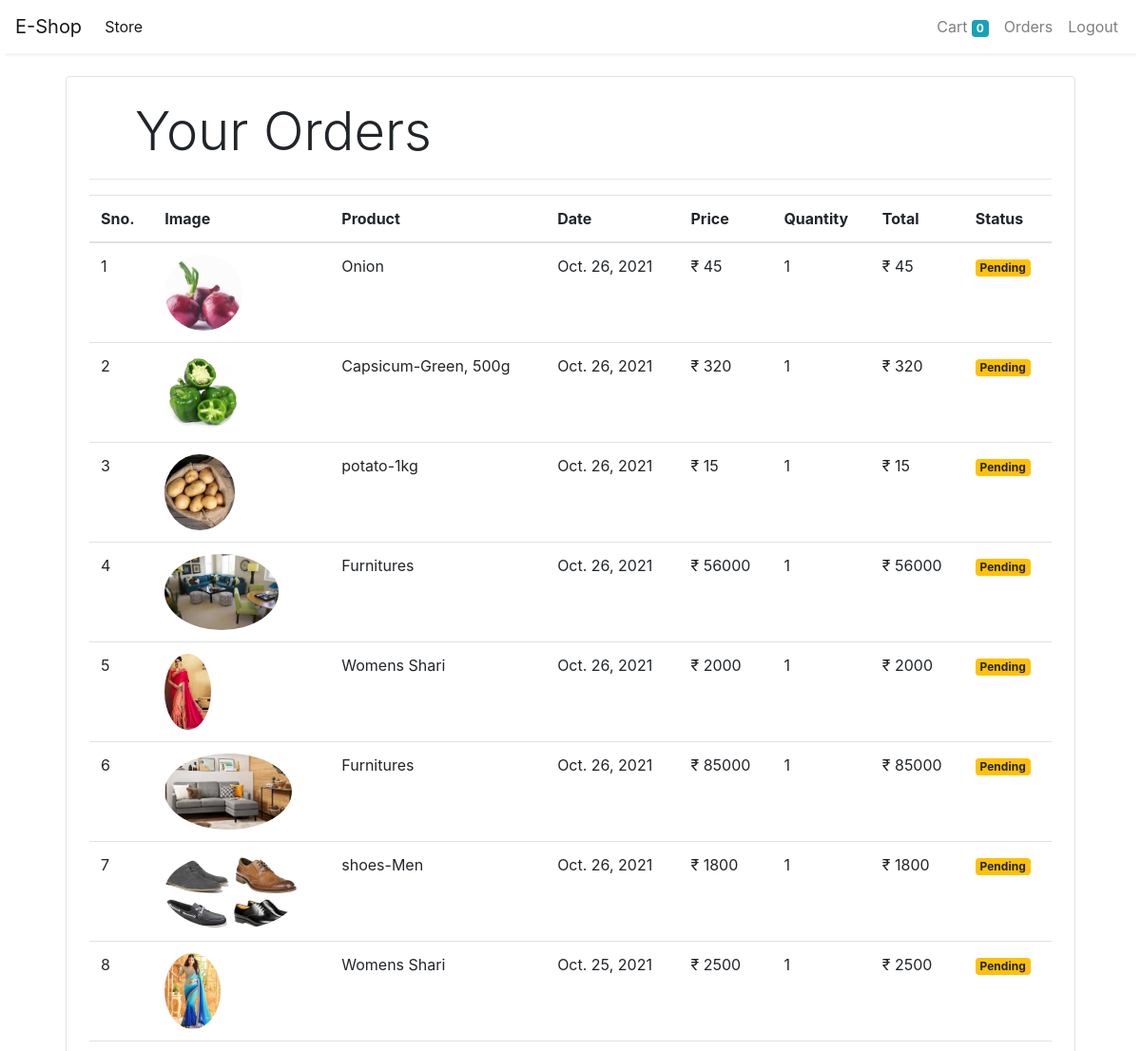
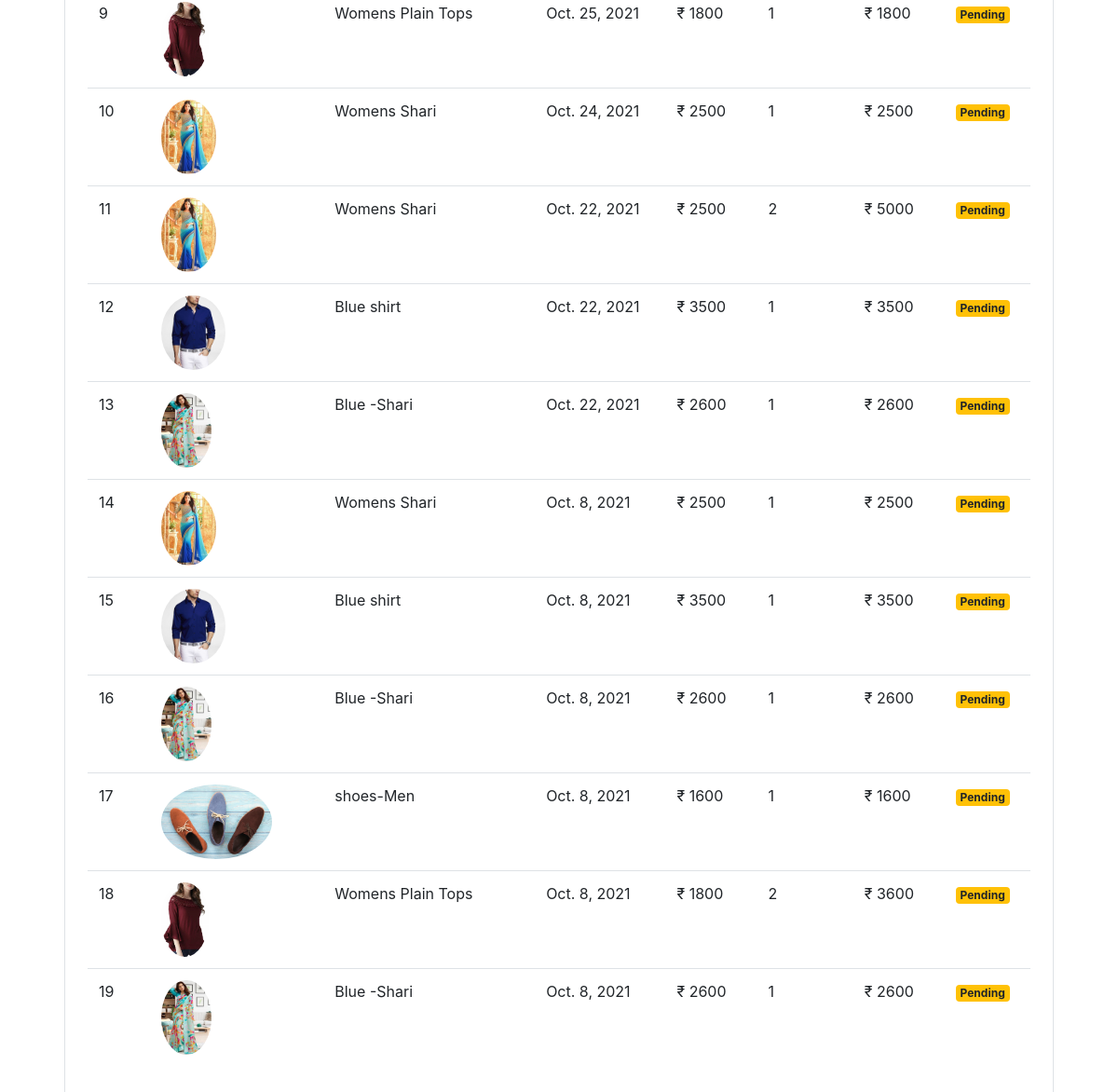
/orders (signed in), run on the app's committed database (2 pictures, top to bottom).
### store/models/orders.py (models this page shows, shortened)
class Order(models.Model):
    product = models.ForeignKey(Product,
                                on_delete=models.CASCADE)
    customer = models.ForeignKey(Customer,
                                 on_delete=models.CASCADE)
    quantity = models.IntegerField(default=1)
    price = models.IntegerField()
    address = models.CharField(max_length=50, default='', blank=True)
    phone = models.CharField(max_length=50, default='', blank=True)
    date = models.DateField(default=datetime.datetime.today)
    status = models.BooleanField(default=False)
    @staticmethod
    def get_orders_by_customer(customer_id):
        return Order.objects.filter(customer=customer_id).order_by('-date')

### store/models/product.py (models this page shows, shortened)
class Product(models.Model):
    name = models.CharField(max_length=50)
    price = models.IntegerField(default=0)
    category = models.ForeignKey(Category, on_delete=models.CASCADE, default=1)
    description = models.CharField(max_length=200, default='' , null=True , blank=True)
    image = models.ImageField(upload_to='uploads/products/')

### store/middlewares/auth.py (the view)
    def middleware(request):
        print(request.session.get('customer'))
        returnUrl = request.META['PATH_INFO']
        print(request.META['PATH_INFO'])
        if not request.session.get('customer'):
           return redirect(f'login?return_url={returnUrl}')
        response = get_response(request)
        return response

### store/templatetags/custom_filter.py (called while the page is built)
@register.filter(name='currency')
def currency(number):
    return "₹ "+str(number)

@register.filter(name='multiply')
def multiply(number , number1):
    return number * number1

### store/views/orders.py (called while the page is built)
    def get(self , request ):
        customer = request.session.get('customer')
        orders = Order.get_orders_by_customer(customer)
        print(orders)
        return render(request , 'orders.html'  , {'orders' : orders})

### store/templates/orders.html
{% extends 'base.html' %}
{% block content %}
{% load cart %}
{% load custom_filter %}
<div class="container">
   <div class="border rounded p-4 m-4">
        <p class="display-4 pl-4 ml-4">Your Orders</p>
        <hr>
        <table class="table">
            <thead>
                <tr>
                    <th>Sno.</th>
                    <th>Image</th>
                    <th>Product</th>
                    <th>Date</th>
                    <th>Price</th>
                    <th>Quantity</th>
                    <th>Total</th>
                    <th>Status</th>
                </tr>
            </thead>
            <tbody>
                {% for order in orders %}
                <tr>
                    <td>{{forloop.counter}}</td>
                    <td><img style="height: 80px;" class="rounded-circle" src="{{order.product.image.url}}" alt=""></td>
                    <td>{{order.product.name}}</td>
                    <td>{{order.date}}</td>
                    <td>{{order.price|currency}}</td>
                    <td>{{order.quantity}}</td>
                    <td>{{order.quantity|multiply:order.price|currency}}</td>
                    {% if order.status %}
                    <td><small class="badge badge-success">Completed</small></td>
                    {%else%}
                    <td><small class="badge badge-warning">Pending</small></td>
                    {% endif %}
                </tr>
                {% endfor %}
            </tbody>
        </table>
   </div>
</div>
{% endblock %}

### store/templates/base.html (shortened to what this page needs)
<!doctype html>
<html lang="en">
<head>
  <link rel="stylesheet" href="https://maxcdn.bootstrapcdn.com/bootstrap/4.0.0/css/bootstrap.min.css"
>
</head>
<body>
  <nav class="one-edge-shadow
  sticky-top navbar
  navbar-expand-lg
   navbar-light bg-white">
    <a class="navbar-brand" href="/">E-Shop</a>
    <div class="collapse navbar-collapse" id="navbarSupportedContent">
      <ul class="navbar-nav mr-auto">
        <li class="nav-item active">
          <a class="nav-link" href="/store">Store <span class="sr-only">(current)</span></a>
        </li>
      </ul>
      <ul class=" navbar-nav my-2 my-lg-0">
        <li class="nav-item ">
          <a class="nav-link" href="/cart">Cart
            <span class="badge badge-info">{{request.session.cart.keys|length}}</span>
            <span class="sr-only">(current)</span></a>
        </li>
        {% if request.session.customer %}
        <li class="nav-item ">
          <a class="nav-link" href="/orders">Orders<span class="sr-only">(current)</span></a>
        </li>
        <li class="nav-item ">
          <a class="nav-link" href="/logout">Logout<span class="sr-only">(current)</span></a>
        </li>
        {% endif %}
      </ul>
    </div>
  </nav>
    {% block content %}{% endblock %}
</body>
</html>

### store/templates/base.html (style rules this page uses)
nav { background-color: white; }
.one-edge-shadow { box-shadow: 0 8px 2px -5px rgb(246, 245, 245); }

### data on the page
Order: product.image (picture), product.name "Onion", date "Oct. 26, 2021", price "₹ 45", quantity "1", quantity|multiply "₹ 45", status "Pending"
Order: product.image (picture), product.name "Capsicum-Green, 500g", date "Oct. 26, 2021", price "₹ 320", quantity "1", quantity|multiply "₹ 320", status "Pending"
Order: product.image (picture), product.name "potato-1kg", date "Oct. 26, 2021", price "₹ 15", quantity "1", quantity|multiply "₹ 15", status "Pending"
Order: product.image (picture), product.name "Furnitures", date "Oct. 26, 2021", price "₹ 56000", quantity "1", quantity|multiply "₹ 56000", status "Pending"
Order: product.image (picture), product.name "Womens Shari", date "Oct. 26, 2021", price "₹ 2000", quantity "1", quantity|multiply "₹ 2000", status "Pending"
Order: product.image (picture), product.name "Furnitures", date "Oct. 26, 2021", price "₹ 85000", quantity "1", quantity|multiply "₹ 85000", status "Pending"
Order: product.image (picture), product.name "shoes-Men", date "Oct. 26, 2021", price "₹ 1800", quantity "1", quantity|multiply "₹ 1800", status "Pending"
Order: product.image (picture), product.name "Womens Shari", date "Oct. 25, 2021", price "₹ 2500", quantity "1", quantity|multiply "₹ 2500", status "Pending"
Order: product.image (picture), product.name "Womens Plain Tops", date "Oct. 25, 2021", price "₹ 1800", quantity "1", quantity|multiply "₹ 1800", status "Pending"
Order: product.image (picture), product.name "Womens Shari", date "Oct. 24, 2021", price "₹ 2500", quantity "1", quantity|multiply "₹ 2500", status "Pending"
Order: product.image (picture), product.name "Womens Shari", date "Oct. 22, 2021", price "₹ 2500", quantity "2", quantity|multiply "₹ 5000", status "Pending"
Order: product.image (picture), product.name "Blue shirt", date "Oct. 22, 2021", price "₹ 3500", quantity "1", quantity|multiply "₹ 3500", status "Pending"
Order: product.image (picture), product.name "Blue -Shari", date "Oct. 22, 2021", price "₹ 2600", quantity "1", quantity|multiply "₹ 2600", status "Pending"
Order: product.image (picture), product.name "Womens Shari", date "Oct. 8, 2021", price "₹ 2500", quantity "1", quantity|multiply "₹ 2500", status "Pending"
Order: product.image (picture), product.name "Blue shirt", date "Oct. 8, 2021", price "₹ 3500", quantity "1", quantity|multiply "₹ 3500", status "Pending"
Order: product.image (picture), product.name "Blue -Shari", date "Oct. 8, 2021", price "₹ 2600", quantity "1", quantity|multiply "₹ 2600", status "Pending"
Order: product.image (picture), product.name "shoes-Men", date "Oct. 8, 2021", price "₹ 1600", quantity "1", quantity|multiply "₹ 1600", status "Pending"
Order: product.image (picture), product.name "Womens Plain Tops", date "Oct. 8, 2021", price "₹ 1800", quantity "2", quantity|multiply "₹ 3600", status "Pending"
Order: product.image (picture), product.name "Blue -Shari", date "Oct. 8, 2021", price "₹ 2600", quantity "1", quantity|multiply "₹ 2600", status "Pending"

### other printed values
{{ request.session.cart.keys|length }} "0"
